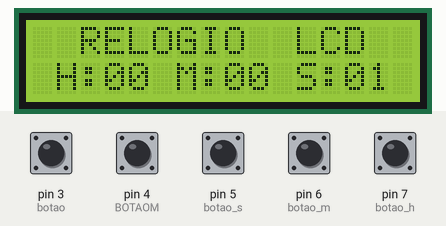
Simulated run of this sketch. Board: Arduino Uno, built with avr-gcc and run on an emulated ATmega328P. Parts: 16×2 character LCD. Inputs (shaded band) come from the test bench; at power-on: pin 3 (botao), pin 4 (BOTAOM), pin 5 (botao_s), pin 6 (botao_m), pin 7 (botao_h) HIGH.

Above: at 1.2 s.
1.3 s: pin 4 (BOTAOM) pulled LOW for 0.15 s
At 1.9 s:
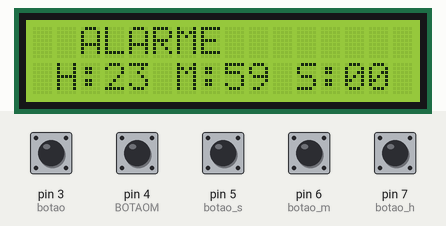
3.0 s: pin 5 (botao_s) pulled LOW for 1 s
At 4.6 s:
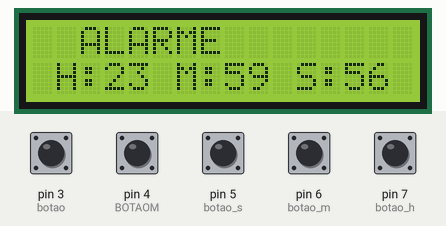
5.5 s: pin 6 (botao_m) pulled LOW for 0.15 s
7.2 s: pin 7 (botao_h) pulled LOW for 0.15 s
At 8.6 s:
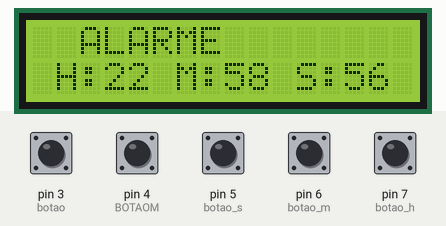
8.9 s: pin 4 (BOTAOM) pulled LOW for 1 s
At 9.3 s:
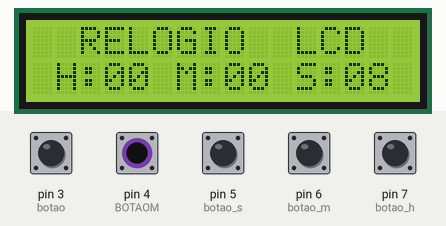
11.4 s: pin 5 (botao_s) pulled LOW for 0.15 s
At 13.1 s:
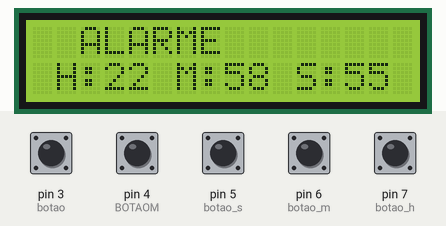
Timing chart, 0 to 14.1 s (numbered marks = the images above; inputs shaded):
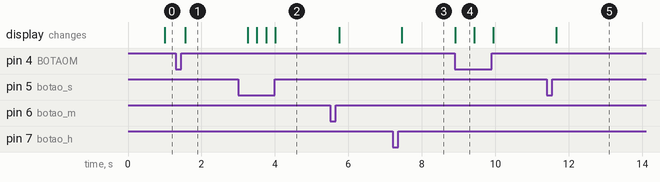

The sketch:

copy_of_relogio_digital1.ino
```cpp
#include <LiquidCrystal.h>

#define botao_h 7 //botão das horas
#define botao_m 6 //botão dos minutos
#define botao_s 5 //botão dos segundos
#define botao 3 //botão responsavel para escolher se vai aumentar
#define BOTAOM 4
#define BUZZER 2
//ou diminuir no ajuste de horario

LiquidCrystal lcd(13,12,11,10,9,8);
int h=0,m=0,s=0;
int h_a=23,m_a=59,s_a=0;
int tempo_atual=0, tempo_anterior=0;
// Armazena o valor de seno que fazer o valor se elevar e diminuir
float sinVal;
// Pega o valor armazenado em sinVal e converte-o para frequência...
//solicitada
int toneVal;


void tempo()//responsavel pelo tempo que ira passar os segundos
{
  tempo_atual = (millis()/1000); //puxa o tempo que o arduino está
  //ligado, e divide por mil para ficar em segundos
  //por ser variavel inteiro, não ira ter casas decimais

  if(tempo_atual != tempo_anterior){//um laço para testar se passou
    //um segundo
    tempo_anterior = tempo_atual;
    s++;
    if( s==60){//para aumentar o minuto se o segundos chegar a 60
      s=0;
      m++;
    }

    if( m== 60){//aumenta as horas se o minuto chegar a 60
      m=0;
      h++;
    }
    if( h==24){//zera as horas se chegar a 24
      h=0;
    }
  }
}

void conf()//Função responsavel pelos botao
{
  if( digitalRead(botao_s) == LOW ){
    if(digitalRead(botao) ==LOW ){//aumenta os segundos
      s++;
      delay(250);
    }else {
      s--;
      delay(250);

    }//diminui os segundos
  }
  if( digitalRead(botao_m) == LOW ) {
    if(digitalRead(botao) == LOW ) {//aumenta os minutos
      m++;
      delay(250);

    } else {

      m--;

        delay(250);
    }//diminui os minutos
  }
  if( digitalRead(botao_h) == LOW ) {
    if(digitalRead(botao) == LOW ) {//aumenta as horas
      h++;
      delay(250);

    } else {

      h--;
      delay(250);

    }//diminui as horas
  }
  if(s==60){
      s=0;
  }
  if(s<0){
      s=59;
    }
  if(m==60){
    m=0;
  }
  if(m<0){
      m=59;
    }
  if(h==24){
    h=0;
  }
  if(h<0){
    h=23;
  }

}

void alarme()//função que ajusta o horario do despertador
{
  if(digitalRead(BOTAOM)== LOW){
    delay(250);
    lcd.clear();//Para limpar o visor

  while (digitalRead(BOTAOM) != LOW){
    tempo();//para o tempo continuar contando
    lcd.setCursor(2,0);
    lcd.print("ALARME");//colocar a indicação no visor que esta
    //no modo de edição do alarme

    if(h_a<10){lcd.setCursor(1,1);lcd.print("H:0");lcd.print(h_a);}
    if(h_a>=10){lcd.setCursor(1,1);lcd.print("H:");lcd.print(h_a);}

    if(m_a<10){lcd.setCursor(6,1);lcd.print("M:0");lcd.print(m_a);}
    if(m_a>=10){lcd.setCursor(6,1);lcd.print("M:");lcd.print(m_a);}

    if(s_a<10){lcd.setCursor(11,1);lcd.print("S:0");lcd.print(s_a);}
    if(s_a>=10){lcd.setCursor(11,1);lcd.print("S:");lcd.print(s_a);}

    /*Essa parte é para o ajuste*/
    if( digitalRead(botao_s) == LOW ){
    if(digitalRead(botao) ==LOW ){//aumenta os segundos
      s_a++;
      delay(250);
    }else {
      s_a--;
      delay(250);

    }//diminui os segundos
  }
  if( digitalRead(botao_m) == LOW ) {
    if(digitalRead(botao) == LOW ) {//aumenta os minutos
      m_a++;
      delay(250);

    } else {

      m_a--;

        delay(250);
    }//diminui os minutos
  }
  if( digitalRead(botao_h) == LOW ) {
    if(digitalRead(botao) == LOW ) {//aumenta as horas
      h_a++;
      delay(250);

    } else {

      h_a--;
      delay(250);

    }//diminui as horas
  }
  if(s_a==60){
      s_a=0;
  }
  if(s_a<0){
      s_a=59;
    }
  if(m_a==60){
    m_a=0;
  }
  if(m_a<0){
      m_a=59;
    }
  if(h_a==24){
    h_a=0;
  }
  if(h_a<0){
    h_a=23;
  }
  }//apos sair do ajuste, ele limpa o visor e mostra como antes
   lcd.clear();
   lcd.setCursor(2,0);
   lcd.print("RELOGIO  LCD");
  }
}

void despertar()//função responsavel por despertar o relogio
{
  if ( h_a == h && m_a == m && (s_a <= s && s<= s_a + 10) ){
    //foi adicionado esse if apenas para depois do while
    //ser capaz colocar um limpa tela e printar a palavra
    //relogio depois
  while ( h_a == h && m_a == m && (s_a <= s && s<= s_a + 10) )
  {//verifica se o horario é o mesmo para despertar
    lcd.clear();
    lcd.setCursor(2,1);
    lcd.print("DESPERTANDO");
    delay(150);
    tempo();//o tempo conta para saber quando parar
    som();//emitir o som
    if(digitalRead(botao_h) ==LOW){//ao acionar o botao de aumentar
      //as horas, ele coloca no modo soneca
      noTone(BUZZER);
      s_a = s + 10;
    }
    if (digitalRead(botao_m) == LOW) {//ao acionar o botao de aumentar
      //os minutos, ele para o despertador
      noTone(BUZZER);
      m_a-=1;
    }
    lcd.clear();
    lcd.setCursor(2,0);
    lcd.print("RELOGIO  LCD");

  }
  }
  noTone(BUZZER);
}
void som()//função para o som do despertador
{
  // Converte graus para radianos, e depois obtém o valor do seno
for (int x=0; x<180; x++) {

// Gera uma frequência a partir do valor do seno
sinVal = (sin(x*(3.1416/180)));

// Pega 2000 e adiciona sinVal multiplicando por 1000, gerando um...
//bom intervalo de frequências para o tom crescente e decrescente da...
//onda senoidal
toneVal = 2000+(int(sinVal*1000));

// O comando ton( ) é definido como ton(pin, frequency), o pin...
//corresponde o pino digital de saída e frequency é a frequência do...
//tom em Hertz
tone(BUZZER, toneVal);

delay(2); // Espera dois milissegundos entre as alterações de frequência
}
}

void setup()
{
   pinMode(BUZZER, OUTPUT);
   pinMode(BOTAOM, INPUT_PULLUP);
   pinMode(botao, INPUT_PULLUP);
   pinMode(botao_h, INPUT_PULLUP);
   pinMode(botao_m, INPUT_PULLUP);
   pinMode(botao_s, INPUT_PULLUP);
   lcd.begin(16, 2);
   lcd.clear();
   lcd.setCursor(2,0);
   lcd.print("RELOGIO  LCD");

}

void loop()
{
   tempo();
   conf();
   alarme();
   despertar();


   if(h<10){lcd.setCursor(1,1);lcd.print("H:0");lcd.print(h);}
   if(h>=10){lcd.setCursor(1,1);lcd.print("H:");lcd.print(h);}

   if(m<10){lcd.setCursor(6,1);lcd.print("M:0");lcd.print(m);}
   if(m>=10){lcd.setCursor(6,1);lcd.print("M:");lcd.print(m);}

   if(s<10){lcd.setCursor(11,1);lcd.print("S:0");lcd.print(s);}
   if(s>=10){lcd.setCursor(11,1);lcd.print("S:");lcd.print(s);}
}
```

Measured:
- after the input at 1.3 s, the display: changes after 0.26 s (image 1)
- after the input at 3.0 s, the display: first changes after 0.25 s (image 2 shows a later state)
- after the input at 7.2 s, the display: changes after 0.25 s (image 3)
- after the input at 8.9 s, the display: changes at once (image 4)
- after the input at 11.4 s, the display: changes after 0.25 s (image 5)
